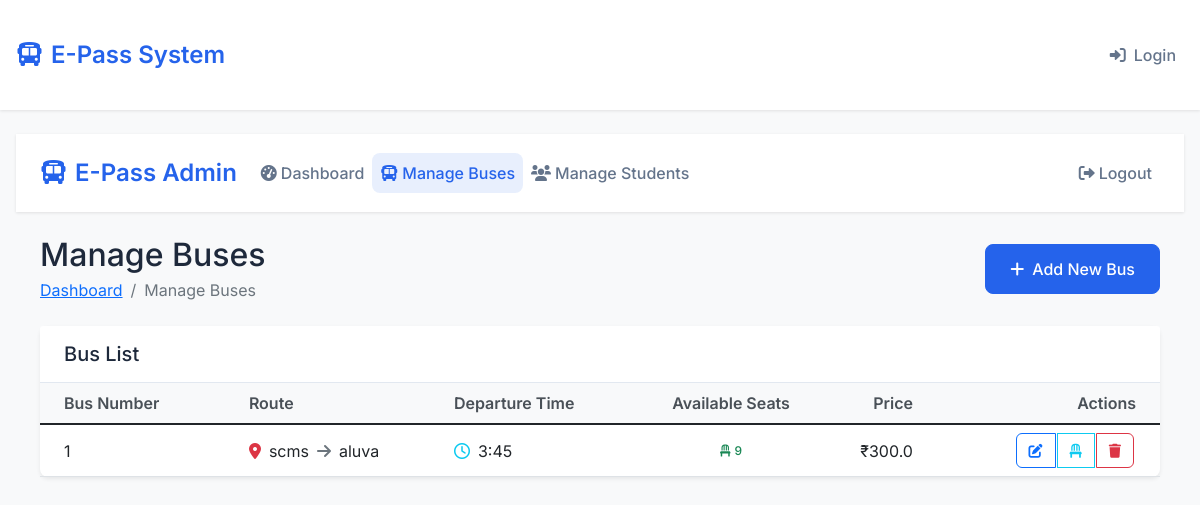
The app's page /admin/buses (signed in), older data.
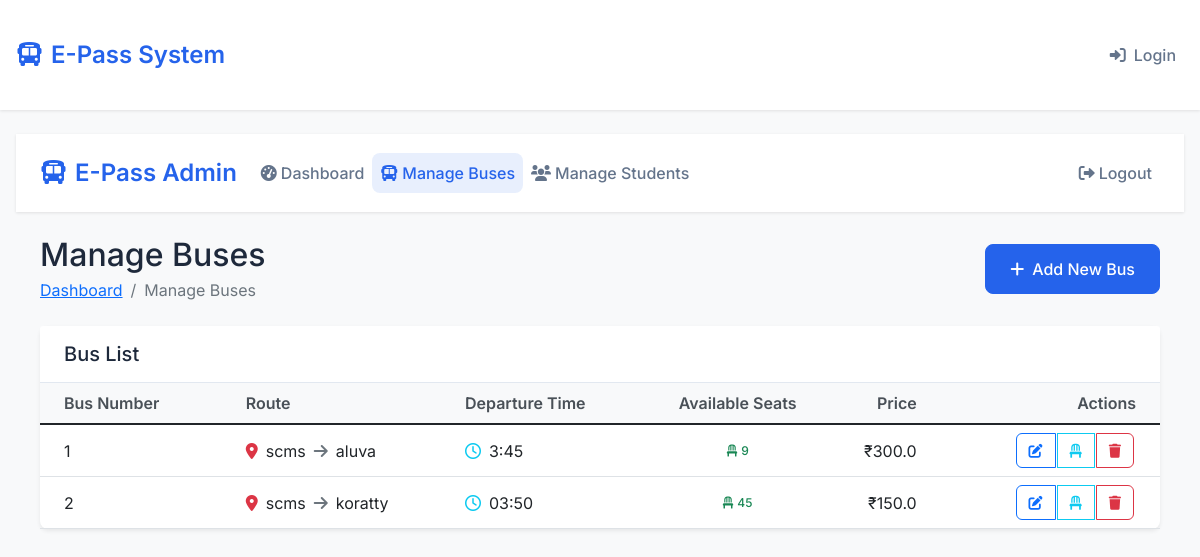
The same page, newer data.
### app.py (models this page shows, shortened)
class Bus(db.Model):
    id = db.Column(db.Integer, primary_key=True)
    bus_number = db.Column(db.String(20), nullable=False)
    source = db.Column(db.String(100), nullable=False)
    destination = db.Column(db.String(100), nullable=False)
    departure_time = db.Column(db.String(20), nullable=False)
    available_seats = db.Column(db.Integer, nullable=False)
    price = db.Column(db.Float, nullable=False)

### app.py (the view)
@app.route('/admin/buses')
@admin_required
def admin_buses():
    buses = Bus.query.all()
    return render_template('admin/buses.html', buses=buses)

### app.py (called while the page is built)
def admin_required(f):
    @wraps(f)
    def decorated_function(*args, **kwargs):
        if 'admin_id' not in session:
            return redirect(url_for('admin_login'))
        return f(*args, **kwargs)
    return decorated_function

### templates/admin/buses.html (shortened to what this page needs)
{% extends "base.html" %}
{% block content %}
<nav class="navbar navbar-expand-lg navbar-dark bg-primary mb-4">
    <div class="container-fluid px-4">
        <a class="navbar-brand" href="/admin/dashboard">
            <i class="fas fa-bus me-2"></i>E-Pass Admin
        </a>
        <div class="collapse navbar-collapse" id="adminNav">
            <ul class="navbar-nav me-auto">
                <li class="nav-item">
                    <a class="nav-link" href="/admin/dashboard">
                        <i class="fas fa-tachometer-alt me-1"></i>Dashboard
                    </a>
                </li>
                <li class="nav-item">
                    <a class="nav-link active" href="/admin/buses">
                        <i class="fas fa-bus me-1"></i>Manage Buses
                    </a>
                </li>
                <li class="nav-item">
                    <a class="nav-link" href="/admin/students">
                        <i class="fas fa-users me-1"></i>Manage Students
                    </a>
                </li>
            </ul>
            <ul class="navbar-nav">
                <li class="nav-item">
                    <a class="nav-link" href="/admin/logout">
                        <i class="fas fa-sign-out-alt me-1"></i>Logout
                    </a>
                </li>
            </ul>
        </div>
    </div>
</nav>
<div class="container-fluid px-4">
    <div class="d-flex justify-content-between align-items-center mb-4">
        <div>
            <h2 class="mb-1">Manage Buses</h2>
            <nav aria-label="breadcrumb">
                <ol class="breadcrumb mb-0">
                    <li class="breadcrumb-item"><a href="/admin/dashboard">Dashboard</a></li>
                    <li class="breadcrumb-item active">Manage Buses</li>
                </ol>
            </nav>
        </div>
        <button class="btn btn-primary" data-bs-toggle="modal" data-bs-target="#addBusModal">
            <i class="fas fa-plus me-2"></i>Add New Bus
        </button>
    </div>
    <div class="card border-0 shadow-sm">
        <div class="card-header bg-white py-3">
            <h5 class="card-title mb-0">Bus List</h5>
        </div>
        <div class="card-body p-0">
            <div class="table-responsive">
                <table class="table table-hover align-middle mb-0">
                    <thead class="bg-light">
                        <tr>
                            <th class="px-4">Bus Number</th>
                            <th>Route</th>
                            <th>Departure Time</th>
                            <th class="text-center">Available Seats</th>
                            <th class="text-end">Price</th>
                            <th class="text-end px-4">Actions</th>
                        </tr>
                    </thead>
                    <tbody>
                        {% for bus in buses %}
                        <tr>
                            <td class="px-4 fw-medium">{{ bus.bus_number }}</td>
                            <td>
                                <div class="d-flex align-items-center">
                                    <i class="fas fa-map-marker-alt text-danger me-2"></i>
                                    <span>{{ bus.source }}</span>
                                    <i class="fas fa-arrow-right mx-2 text-muted"></i>
                                    <span>{{ bus.destination }}</span>
                                </div>
                            </td>
                            <td>
                                <div class="d-flex align-items-center">
                                    <i class="far fa-clock text-info me-2"></i>
                                    {{ bus.departure_time }}
                                </div>
                            </td>
                            <td class="text-center">
                                <span class="badge bg-success-subtle text-success">
                                    <i class="fas fa-chair me-1"></i>{{ bus.available_seats }}
                                </span>
                            </td>
                            <td class="text-end">
                                <span class="fw-medium">₹{{ bus.price }}</span>
                            </td>
                            <td class="text-end px-4">
                                <div class="btn-group">
                                    <button class="btn btn-sm btn-outline-primary" onclick="editBus({{ bus.id }})" title="Edit Bus">
                                        <i class="fas fa-edit"></i>
                                    </button>
                                    <button class="btn btn-sm btn-outline-info" onclick="manageSeats({{ bus.id }})" title="Manage Seats">
                                        <i class="fas fa-chair"></i>
                                    </button>
                                    <button class="btn btn-sm btn-outline-danger" onclick="deleteBus({{ bus.id }})" title="Delete Bus">
                                        <i class="fas fa-trash"></i>
                                    </button>
                                </div>
                            </td>
                        </tr>
                        {% endfor %}
                    </tbody>
                </table>
            </div>
        </div>
    </div>
</div>
{% endblock %}

### templates/base.html (shortened to what this page needs)
<!DOCTYPE html>
<html lang="en">
<head>
    <link href="https://cdn.jsdelivr.net/npm/bootstrap@5.1.3/dist/css/bootstrap.min.css" rel="stylesheet">
    <link href="https://cdnjs.cloudflare.com/ajax/libs/font-awesome/6.0.0/css/all.min.css" rel="stylesheet">
    <link rel="stylesheet" href="{{ url_for('static', filename='css/style.css') }}">
</head>
<body>
    <nav class="navbar navbar-expand-lg">
        <div class="container">
            <a class="navbar-brand" href="/">
                <i class="fas fa-bus me-2"></i>E-Pass System
            </a>
            <div class="collapse navbar-collapse" id="navbarNav">
                <ul class="navbar-nav ms-auto">
                    {% if session.get('user_id') %}
                        <li class="nav-item">
                            <a class="nav-link" href="{{ url_for('dashboard') }}">
                                <i class="fas fa-tachometer-alt me-2"></i>Dashboard
                            </a>
                        </li>
                        <li class="nav-item">
                            <a class="nav-link" href="#" onclick="logout()">
                                <i class="fas fa-sign-out-alt me-2"></i>Sign Out
                            </a>
                        </li>
                    {% else %}
                        <li class="nav-item">
                            <a class="nav-link" href="/">
                                <i class="fas fa-sign-in-alt me-2"></i>Login
                            </a>
                        </li>
                    {% endif %}
                </ul>
            </div>
        </div>
    </nav>
    <div class="container page-container">
        {% block content %}{% endblock %}
    </div>
</body>
</html>

### static/css/style.css (style rules this page uses)
* { margin: 0; padding: 0; box-sizing: border-box; font-family: 'Inter', -apple-system, BlinkMacSystemFont, 'Segoe UI', Roboto, sans-serif; }
:root { --primary-color: #2563eb; --primary-hover: #1d4ed8; --secondary-color: #64748b; --success-color: #22c55e; --error-color: #ef4444; --background-color: #f8fafc; --card-background: #ffffff; --text-primary: #1e293b; --text-secondary: #64748b; --border-color: #e2e8f0; }
body { background-color: var(--background-color); min-height: 100vh; color: var(--text-primary); line-height: 1.5; display: flex; flex-direction: column; }
.navbar { background-color: var(--card-background) !important; box-shadow: 0 1px 3px rgba(0, 0, 0, 0.1); padding: 1rem 0; }
.navbar-brand { font-weight: 600; color: var(--primary-color) !important; font-size: 1.5rem; }
.nav-link { color: var(--text-secondary) !important; font-weight: 500; padding: 0.5rem 1rem; border-radius: 0.5rem; transition: all 0.2s ease; }
.nav-link.active { color: var(--primary-color) !important; background-color: rgba(37, 99, 235, 0.1); }
.container { width: 100%; max-width: 1200px; margin: 0 auto; padding: 1rem; }
.card { background: var(--card-background); border: none; border-radius: 0.75rem; box-shadow: 0 4px 6px -1px rgba(0, 0, 0, 0.1), 0 2px 4px -1px rgba(0, 0, 0, 0.06); margin-bottom: 1.5rem; }
.card-header { background-color: transparent; border-bottom: 1px solid var(--border-color); padding: 1.25rem 1.5rem; }
.card-body { padding: 1.5rem; }
.btn { padding: 0.75rem 1.5rem; font-weight: 500; border-radius: 0.5rem; transition: all 0.2s ease; }
.btn-primary { background-color: var(--primary-color); border-color: var(--primary-color); }

### templates/base.html (style rules this page uses)
.page-container { min-height: calc(100vh - 60px); padding-top: 1.5rem; padding-bottom: 1.5rem; }

### templates/admin/buses.html (style rules this page uses)
body { background-color: #f8f9fa; }
.card { border-radius: 0.5rem; }
.btn-group .btn { padding: 0.375rem 0.75rem; border-radius: 0.375rem; margin: 0 0.125rem; }
.badge { padding: 0.5rem 0.75rem; font-weight: 500; }
.table th { font-weight: 600; color: #495057; }
.table td { vertical-align: middle; }

Row changes from the older to the newer data that the page shows:
added Bus: bus_number "2", source "scms", destination "koratty", departure_time "03:50", available_seats "45", price "150.0"
